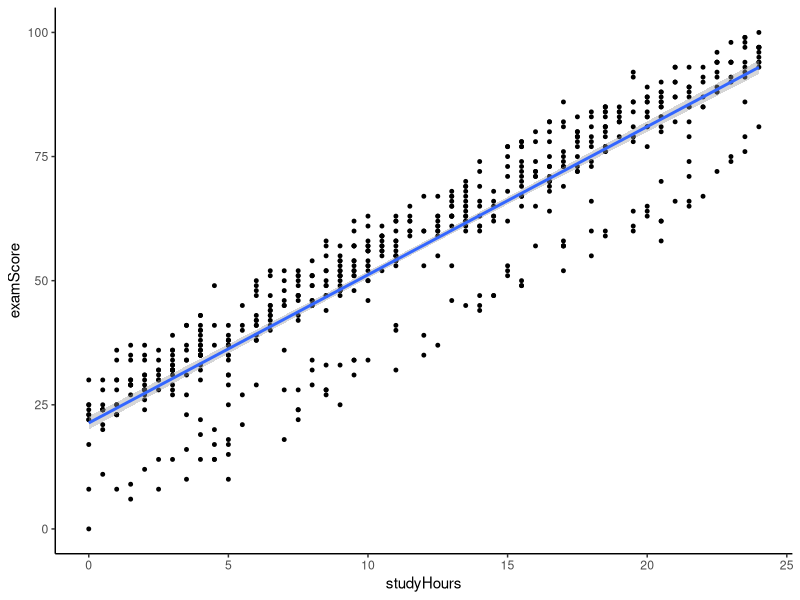
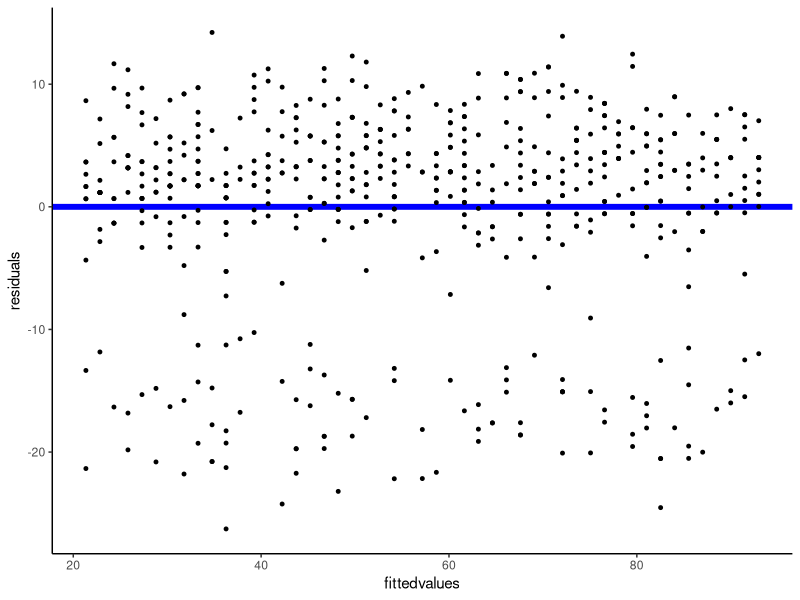
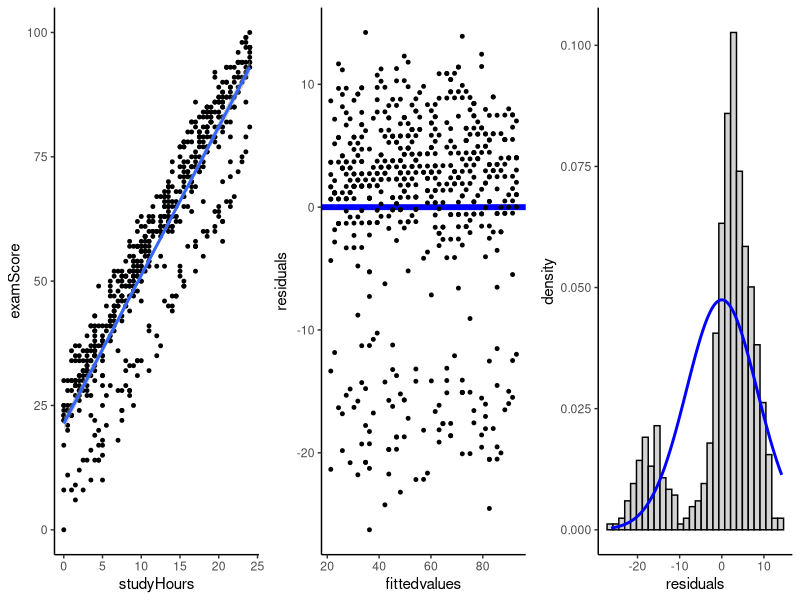

These charts were generated, in order, by the following R code:
##### START OF CODE #####

library(dplyr)
library(ggplot2)
library(ggpubr)

# generate artificial data
# with non-normality of residuals
dataSimAss3 = 
  bind_rows(
    # normal people
    # residuals are normally distributed for them
    data.frame(id = 1:500) |>
      mutate(
        studyHours = sample(
          seq(0, 24, 0.5),
          size = 500,
          replace = TRUE),
        examScore = 
          0.75 * studyHours + rnorm(500)),
    # test-anxious people
    # residuals are large and negative for them
    # (despite same study hours, 
    # they always score worse than main sample)
    data.frame(id = 501:600) |>
      mutate(
        studyHours = sample(
          seq(0, 24, 0.5),
          size = 100,
          replace = TRUE),
        examScore = 
          0.75 * studyHours + rnorm(100) - 5)
  ) |>
  # fix examScores so theyre in a realistic range (bounded 0-100)
  mutate(
    examScore = (examScore - min(examScore)) / (max(examScore) - min(examScore)),
    examScore = round(examScore * 100)
  )

# run linear regression
model = lm(examScore ~ studyHours, data = dataSimAss3)

# plot raw points against overall linreg line
p1 = ggplot(
  dataSimAss3, 
  aes(x = studyHours, y = examScore)) +
  geom_point(size = 1) +
  geom_smooth(method = "lm") +
  theme_classic()

# view
p1

# get residuals
residuals = residuals(model)

# check normality of residuals
p2 = ggplot(
  as.data.frame(residuals),
  aes(x = residuals)) +
  geom_histogram(
    aes(y = after_stat(density)), bins = 30,
    fill = "lightgray", color = "black") +
  stat_function(
    fun = dnorm,
    args = list(mean = mean(residuals), sd = sd(residuals)),
    color = "blue", linewidth = 1) +
  theme_classic()

# can also see that homoscedasticity is not violated
# no fan-like pattern observed
p3 = ggplot(
  cbind(fittedvalues = fitted(model), residuals),
  aes(x = fittedvalues, y = residuals)) +
  geom_hline(yintercept = 0, colour = "blue", linewidth = 2) +
  geom_point(size = 1) +
  theme_classic()

# view
p3

# plot all side by side
ggarrange(
  p1,
  p3,
  p2, 
  nrow = 1
)

##### END OF CODE #####
